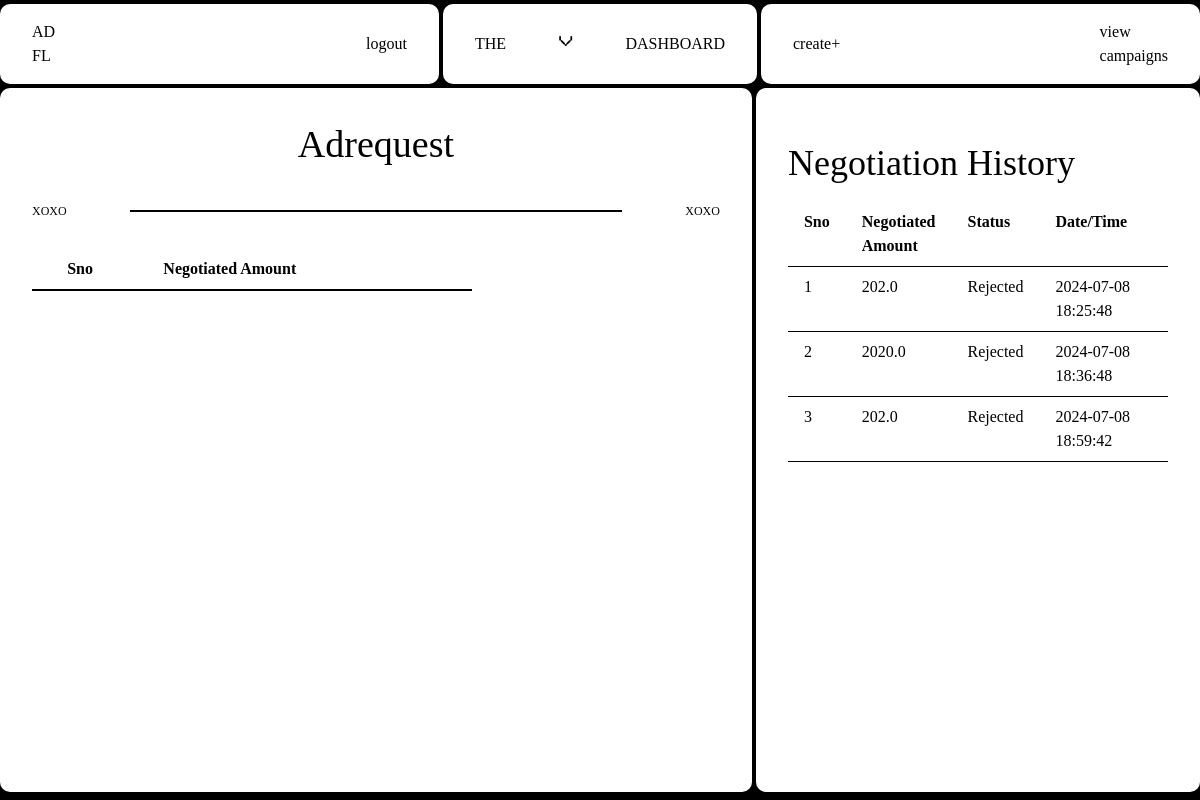
The app's page /sponsor/viewRequest/Sent/4 (signed in) with its own data.
### Adfluence/models.py (models this page shows)
class Negotiation(db.Model):
    id = db.Column(db.Integer, primary_key=True)
    ad_request_id = db.Column(db.Integer, db.ForeignKey("ad_request.id"), nullable=True)
    campaign_id = db.Column(db.Integer, db.ForeignKey("campaign.id"), nullable=True)
    sender_id = db.Column(db.Integer, db.ForeignKey("user.id"), nullable=False)
    receiver_id = db.Column(db.Integer, db.ForeignKey("user.id"), nullable=False)
    offer_amount = db.Column(db.Float, nullable=False)
    status = db.Column(db.String(50), default="Pending")  # Pending, Accepted, Rejected
    created_at = db.Column(db.DateTime, default=func.now())

### Adfluence/sponsor.py (the view)
@sponsor.route(
    "/viewRequest/<string:request_type>/<int:ad_request_id>", methods=["GET", "POST"]
)
@role_required("Sponsor")
@login_required
def viewRequest(request_type, ad_request_id):
    if request_type == "Sent":
        ad_request = AdRequest.query.get_or_404(ad_request_id)
        nego_details = ad_request.negotiations
    else:
        ad_request = None
    if request_type == "Received":
        ad_request = campaignRequest.query.get_or_404(ad_request_id)
        nego_details = ad_request.negotiations
    print(nego_details)
    return render_template(
        "sponsor/viewRequest.html", ad_request=ad_request, nego_details=nego_details
    )

### Adfluence/views.py (called while the page is built)
def role_required(role):
    def decorator(f):
        @wraps(f)
        def decorated_function(*args, **kwargs):
            if current_user.role != role:
                abort(403)
            return f(*args, **kwargs)
        return decorated_function
    return decorator

### Adfluence/templates/Sponsor/viewRequest.html (shortened to what this page needs)
{% extends "base.html" %} {% block head %}
<link
  rel="stylesheet"
  href="{{ url_for('static', filename='src/sponsor_css/view_request.css') }}"
/>
{% endblock %} {% block content %}
<div class="container">
  <nav>
    <div class="nav-1">
      <a href="{{ url_for('sponsor.dashboard') }}" class="logo view">
        AD <br />
        FL
      </a>
      <a href="{{ url_for('views.logout') }}" class="view">logout</a>
    </div>
    <div class="nav-2">
      <p class="menu-button">the</p>
      <p class="x">v</p>
      <p class="menu-button">dashboard</p>
    </div>
    <div class="nav-3">
      <a href="{{ url_for('sponsor.createCampaign') }}" class="view">create+</a>
      <a href="{{ url_for('sponsor.viewCampaigns') }}" class="view">
        view <br />
        campaigns
      </a>
    </div>
  </nav>
  <div class="content-wrapper">
    <div class="col-1 col">
      <div class="header">
        <h1>Adrequest</h1>
      </div>
      <div class="numbers">
        <p>xoxo</p>
        <div class="hr"></div>
        <p>xoxo</p>
      </div>
      <div class="table-wrapper">
        <div class="first-table">
          <table>
            <tr>
              <th>Sno</th>
              <th>Negotiated Amount</th>
              <th></th>
              <th></th>
            </tr>
          </table>
        </div>
      </div>
    </div>
    <div class="col-2 col">
      <h1>Negotiation History</h1>
      <div class="table-wrapper-2">
        <div class="nego-table">
          <table>
            <tr>
              <th>Sno</th>
              <th>
                Negotiated <br />
                Amount
              </th>
              <th>Status</th>
              <th>Date/Time</th>
            </tr>
            {% for negotiation in nego_details %}
            <tr>
              <td>{{ loop.index }}</td>
              <td>{{ negotiation.offer_amount }}</td>
              <td>{{ negotiation.status }}</td>
              <td>{{ negotiation.created_at }}</td>
            </tr>
            {% endfor %}
          </table>
        </div>
      </div>
    </div>
  </div>
</div>
{% endblock %}

### Adfluence/static/css/main.css (style rules this page uses)
html, :host { line-height: 1.5; -webkit-text-size-adjust: 100%; -moz-tab-size: 4; -o-tab-size: 4; tab-size: 4; font-family: ui-sans-serif, system-ui, sans-serif, "Apple Color Emoji", "Segoe UI Emoji", "Segoe UI Symbol", "Noto Color Emoji"; font-feature-settings: normal; font-variation-settings: normal; -webkit-tap-highlight-color: transparent; }
body { margin: 0; line-height: inherit; }
h1, h2, h3, h4, h5, h6 { font-size: inherit; font-weight: inherit; }
a { color: inherit; text-decoration: inherit; }
table { text-indent: 0; border-color: inherit; border-collapse: collapse; }
blockquote, dl, dd, h1, h2, h3, h4, h5, h6, hr, figure, p, pre { margin: 0; }
.container { width: 100%; }
@media (min-width: 640px) { .container { max-width: 640px; } }
@media (min-width: 768px) { .container { max-width: 768px; } }
@media (min-width: 1024px) { .container { max-width: 1024px; } }
* { margin: 0; padding: 0; }

### Adfluence/static/src/input.css (style rules this page uses)
* { margin: 0; padding: 0; }

### Adfluence/static/src/sponsor_css/view_request.css (style rules this page uses)
* { margin: 0; padding: 0; box-sizing: border-box; }
html, body { width: 100%; height: 100%; background-color: #000; font-family: "Arame"; overflow: hidden; }
p { text-transform: uppercase; }
.x { font-family: sk; margin-top: -10px; font-size: 14px; }
.container { width: 100%; height: 100vh; max-width: 3840px; margin: 0 auto; display: flex; flex-direction: column; gap: 0.25em; }
nav { width: 100%; flex: 1; display: flex; gap: 0.25em; padding: 0.25em 0 0 0; background-color: #000; }
nav > div { display: flex; justify-content: space-between; align-items: center; padding: 1em 2em; background: #fff; color: #000; border-radius: 10px; }
.nav-1 { flex: 3; }
.nav-2 { flex: 2; }
.nav-3 { flex: 3; }
.content-wrapper { flex: 12; width: 100%; height: 100%; display: flex; padding: 0 0 0.5em 0; background-color: #000; gap: 0.25em; overflow: hidden; }
.content-wrapper .col { border-radius: 10px; background: #fff; padding: 3em 2em; }
.col-1 { flex: 7.24; display: flex; flex-direction: column; gap: 2em; }
.col-2 { flex: 4; display: flex; flex-direction: column; }
.col-1 p { font-size: 12px; line-height: 1; }
.col-1 h1 { font-size: 38px; margin-top: -20px; text-align: center; font-family: aux; }
.numbers { width: 100%; display: flex; align-items: center; justify-content: space-between; }
.numbers p { flex: 1; }
.numbers p:nth-child(3) { text-align: right; }
.numbers .hr { flex: 5; width: 100%; height: 2px; background: #000; }
.table-wrapper { width: 100%; overflow-x: auto; overflow-y: auto; display: flex; justify-content: center; }
.first-table { width: 100%; border-collapse: collapse; border-spacing: 0; }
.first-table th { position: sticky; top: 0; z-index: 1; background-color: #fff; padding: 0.5em 2.2em; border-bottom: 2px solid #000; text-align: left; width: fit-content; }
.view { cursor: pointer; transition: all 0.2s ease-out; }
.col-2 h1 { font-family: aux; font-size: 36px; margin-bottom: 12px; }
.table-wrapper-2 { width: 100%; overflow-x: auto; overflow-y: auto; display: flex; justify-content: center; }
.nego-table { width: 100%; border-collapse: collapse; }
.nego-table th { padding: 0.5em 1em; border-bottom: 1px solid #000; text-align: left; vertical-align: top; word-wrap: break-word; white-space: normal; font-size: 16px; }
.nego-table td { padding: 0.5em 1em; border-bottom: 1px solid #000; text-align: left; vertical-align: top; word-wrap: break-word; white-space: normal; font-size: 16px; }

### records on screen
Negotiation: offer_amount "202.0", status "Rejected", created_at "2024-07-08 18:25:48"
Negotiation: offer_amount "2020.0", status "Rejected", created_at "2024-07-08 18:36:48"
Negotiation: offer_amount "202.0", status "Rejected", created_at "2024-07-08 18:59:42"
